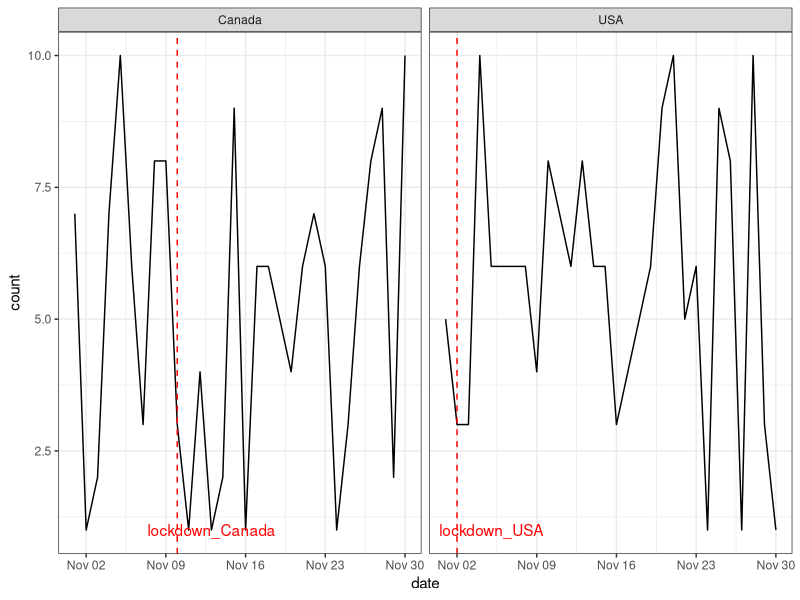

This figure's R source:
# packages ----------------------------------------------------------------

library(tidyverse)

# description -------------------------------------------------------------
# this shows how you can create geom_vlines to denote events in time, and have them correspond to specific facets, such as countries here. Very nice programmatic way to annotate events. 

# Real-world use would probably be something like having a dates + countries + counts dataframe, and then having a dates + countries + event names dataframe, and then joining them together. Although I do think you would still need to make a separate event_date column, but that would be quite easy

# example -----------------------------------------------------------------

date <- seq(as.Date("2020-11-01"), as.Date("2020-11-30"), by="days")

d <- expand_grid(date, country = c("USA", "Canada"))

d$event_date <- as.Date(NA)
d$event_date[3] <- d$date[3]

d$event_date[20] <- d$date[20]

d$event_name <- as.character(NA)
d$event_name[3] <- "lockdown_USA"

d$event_name[20] <- "lockdown_Canada"

d$count <- sample(1:10, 60, replace = T)

d

d %>% 
  ggplot(aes(x = date, y = count)) +
  geom_line() +
  geom_vline(aes(xintercept = event_date), linetype = 2, color = "red") +
  geom_text(aes(x = event_date + 3, y = 1, label = event_name), color = "red") +
  facet_wrap(vars(country)) +
  theme_bw()

